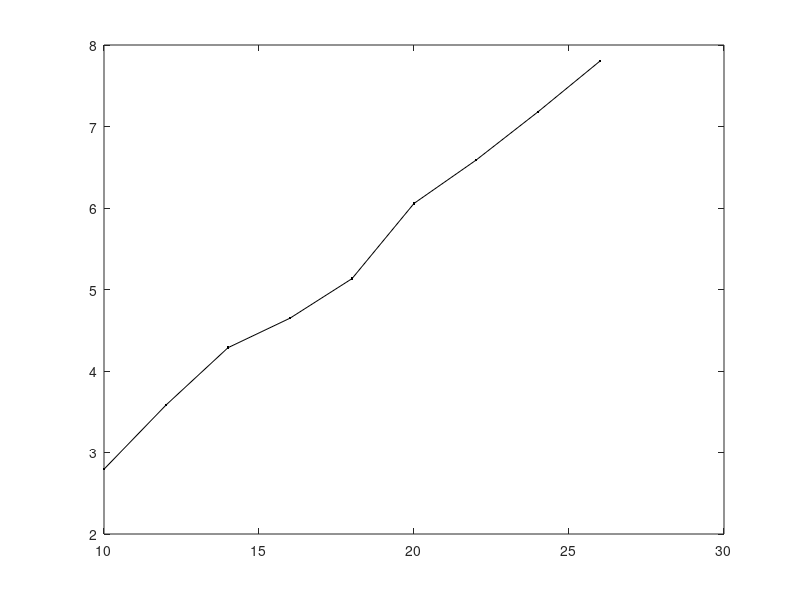

The MATLAB script that drew this image:
u =(10:2:26);
i =[0.065 0.081 0.099 0.117 0.137 0.156 0.177 0.200 0.220];
v1=[2.795 3.582 4.286 4.648 5.133 6.056 6.587 7.180 7.803];
r=0.5*103.84*10^(-3);
s=pi*r*r;
rho=1.185;
p0=u.*i
p1=0.5.*rho.*s.*(v1.^3)
ita=p1./p0

f=plot(u, v1, '.-k');
